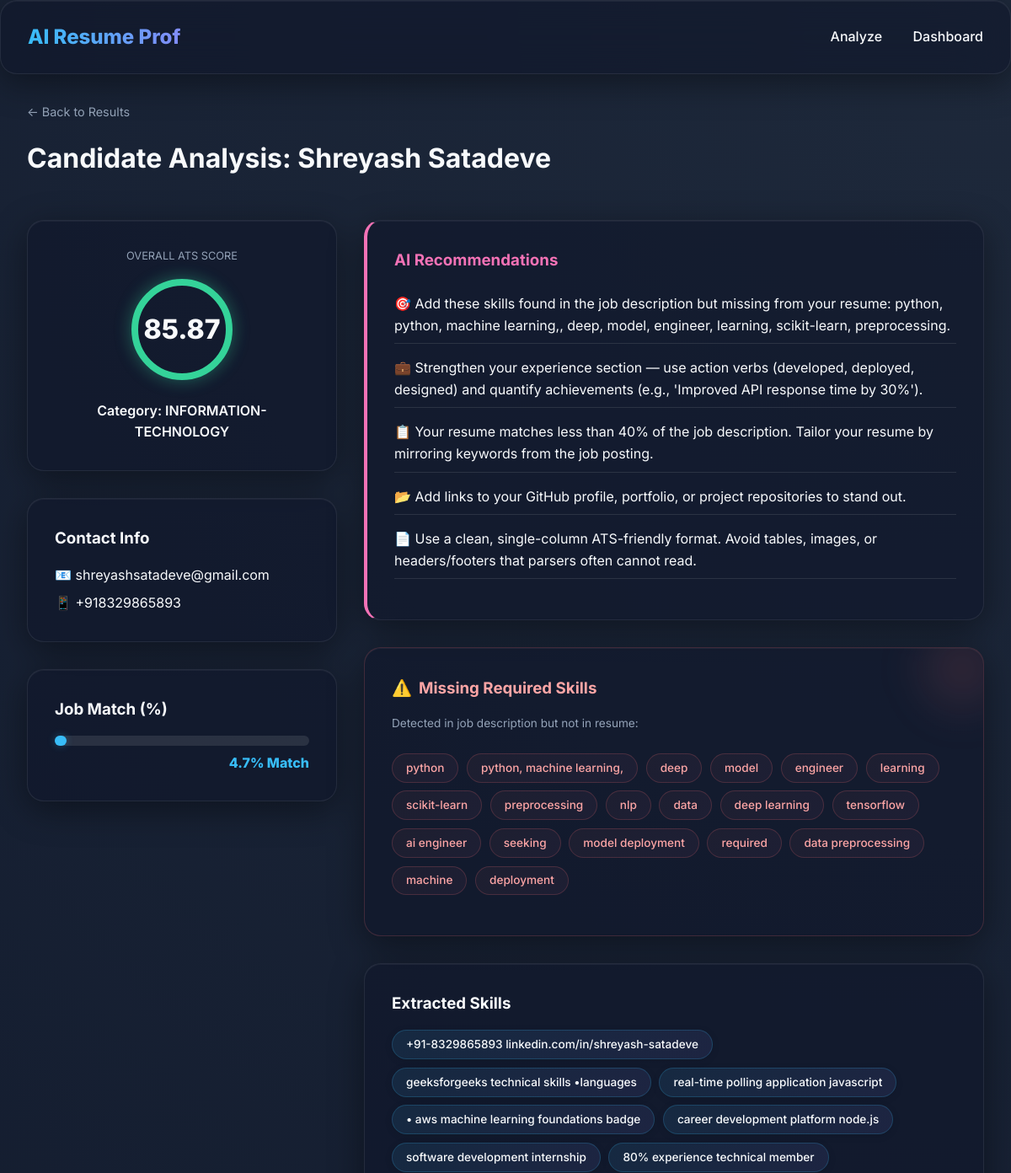
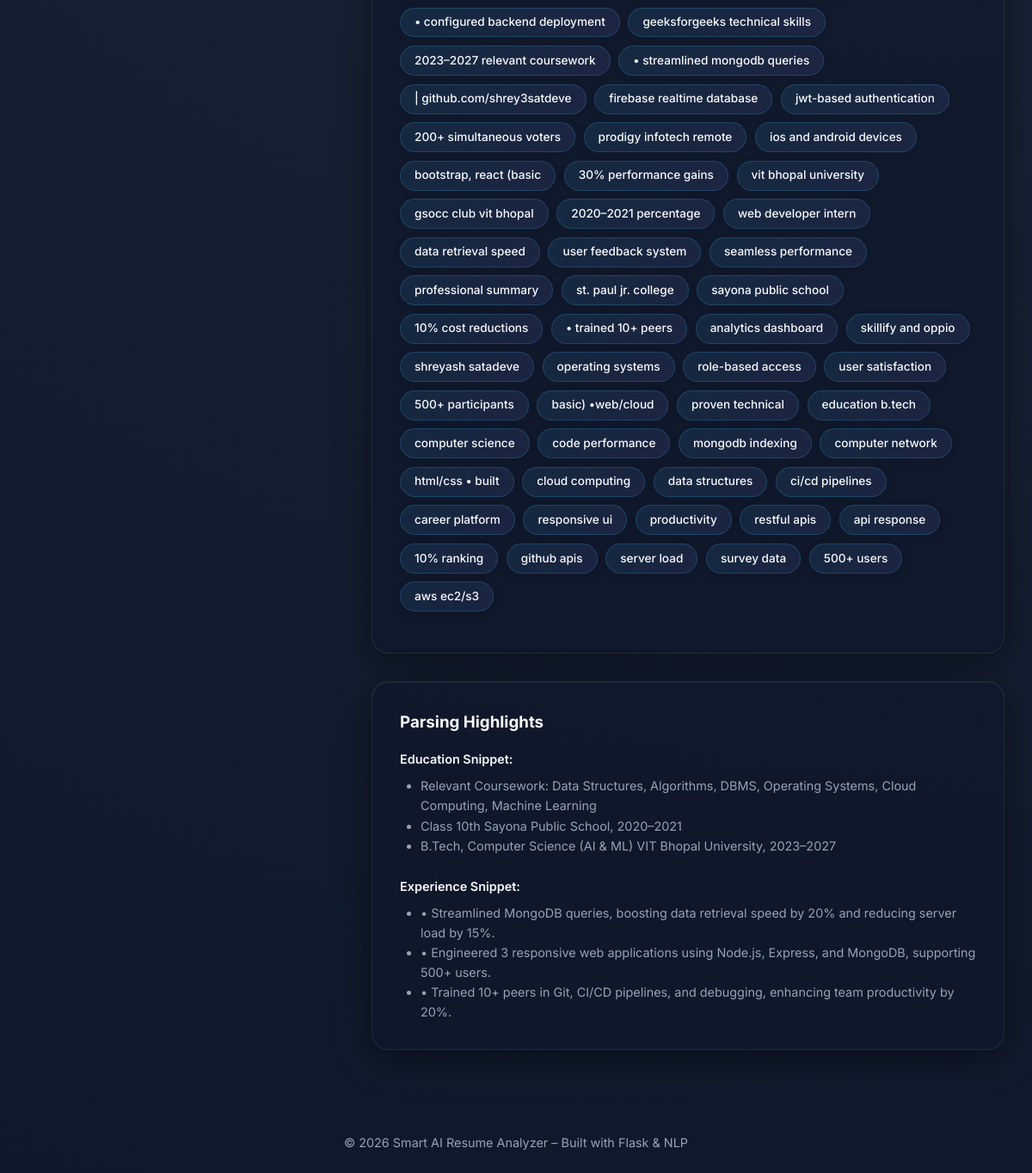
Screenshot of /analyze/3 with the database file from the repository (2 pictures, top to bottom).
### tables this page shows
CREATE TABLE candidates (
        id INTEGER PRIMARY KEY AUTOINCREMENT,
        name TEXT,
        email TEXT,
        phone TEXT,
        skills TEXT,          -- JSON string
        education TEXT,       -- JSON string
        experience TEXT,      -- JSON string
        ats_score REAL,
        prediction TEXT,      -- Category prediction
        match_score REAL,     -- Similarity to job description
        missing_skills TEXT,  -- JSON string
        recommendations TEXT, -- JSON string
        job_description TEXT, -- Reference JD
        filename TEXT,
        session_id TEXT       -- For grouping batch uploads
    );

### routes/analyze.py (the view)
@analyze_bp.route("/analyze/<int:candidate_id>")
def view_result(candidate_id):
    candidate = get_candidate_by_id(candidate_id)
    if not candidate:
        return "Not Found", 404
    return render_template("result.html", candidate=candidate)

### app.py (called while the page is built)
def create_app():
    app = Flask(__name__)
    app.config['UPLOAD_FOLDER'] = UPLOAD_FOLDER
    app.secret_key = SECRET_KEY
    os.makedirs(UPLOAD_FOLDER, exist_ok=True)
    app.register_blueprint(upload_bp)
    app.register_blueprint(analyze_bp)
    app.register_blueprint(dashboard_bp)
    @app.template_filter('from_json')
    def from_json_filter(value):
        try:
            return json.loads(value) if value else []
        except:
            return []
    @app.errorhandler(404)
    def page_not_found(e):
        return render_template('base.html', content="Error 404: Page Not Found"), 404
    return app

### database/db.py (called while the page is built)
def get_connection():
    conn = sqlite3.connect(DB_PATH)
    conn.row_factory = sqlite3.Row  # Access columns by name
    return conn

def get_candidate_by_id(candidate_id: int):
    conn = get_connection()
    cursor = conn.cursor()
    cursor.execute("SELECT * FROM candidates WHERE id = ?", (candidate_id,))
    row = cursor.fetchone()
    conn.close()
    return dict(row) if row else None

### templates/result.html (shortened to what this page needs)
{% extends "base.html" %}
{% block content %}
<div style="margin-bottom: 3rem;">
    <a href="{{ url_for('upload.ranking') }}" style="color: var(--text-dim); text-decoration: none; font-size: 0.9rem;">&larr; Back to Results</a>
    <h1 style="margin-top: 1rem;">Candidate Analysis: {{ candidate.name }}</h1>
</div>
<div style="display: grid; grid-template-columns: 1fr 2fr; gap: 2rem;">
    <div>
        <div class="glass card" style="text-align: center; margin-bottom: 2rem;">
            <p style="color: var(--text-dim); margin-bottom: 1rem; text-transform: uppercase; font-size: 0.8rem;">Overall ATS Score</p>
            <div class="score-circle {% if candidate.ats_score > 70 %}border-success{% elif candidate.ats_score > 40 %}border-warning{% else %}border-danger{% endif %}">
                {{ candidate.ats_score }}
            </div>
            <p style="font-weight: 600;">Category: {{ candidate.prediction }}</p>
        </div>
        <div class="glass card" style="margin-bottom: 2rem;">
            <h3 style="margin-bottom: 1rem;">Contact Info</h3>
            <p style="margin-bottom: 0.5rem;">📧 {{ candidate.email or 'N/A' }}</p>
            <p>📱 {{ candidate.phone or 'N/A' }}</p>
        </div>
        <div class="glass card">
            <h3 style="margin-bottom: 1rem;">Job Match (%)</h3>
            <div style="width: 100%; background: rgba(255,255,255,0.1); border-radius: 1rem; height: 12px; margin-bottom: 0.5rem;">
                <div class="match-bar" data-score="{{ candidate.match_score }}" style="background: var(--primary); height: 12px; border-radius: 1rem; box-shadow: 0 0 10px var(--primary-glow); width: 0%; transition: width 1s ease-in-out;"></div>
            </div>
            <p style="font-weight: 800; text-align: right; color: var(--primary);">{{ candidate.match_score }}% Match</p>
        </div>
    </div>
    <div>
        <div class="glass card" style="margin-bottom: 2rem; border-left: 4px solid var(--accent);">
            <h3 style="margin-bottom: 1.5rem; color: var(--accent);">AI Recommendations</h3>
            <ul style="list-style: none;">
                {% for rec in (candidate.recommendations|from_json) %}
                <li style="margin-bottom: 1rem; border-bottom: 1px solid var(--glass-border); padding-bottom: 0.5rem;">{{ rec }}</li>
                {% endfor %}
            </ul>
        </div>
        <div class="glass card" style="margin-bottom: 2rem; position: relative; overflow: hidden; border: 1px solid rgba(248, 113, 113, 0.2);">
            <div style="position: absolute; top: -50px; right: -50px; width: 150px; height: 150px; background: radial-gradient(circle, rgba(248, 113, 113, 0.15) 0%, transparent 70%); border-radius: 50%; filter: blur(20px); pointer-events: none;"></div>
            <h3 style="margin-bottom: 1rem; color: #fca5a5; display: flex; align-items: center; gap: 0.5rem;"><span style="font-size:1.2rem;">⚠️</span> Missing Required Skills</h3>
            <p style="color: var(--text-dim); margin-bottom: 1.5rem; font-size: 0.85rem;">Detected in job description but not in resume:</p>
            <div class="tag-cloud">
                {% for skill in (candidate.missing_skills|from_json) %}
                <span class="tag missing">{{ skill }}</span>
                {% endfor %}
            </div>
        </div>
        <div class="glass card" style="margin-bottom: 2rem;">
            <h3 style="margin-bottom: 1rem;">Extracted Skills</h3>
            <div class="tag-cloud">
                {% for skill in (candidate.skills|from_json) %}
                <span class="tag">{{ skill }}</span>
                {% endfor %}
            </div>
        </div>
        <div class="glass card">
            <h3 style="margin-bottom: 1rem;">Parsing Highlights</h3>
            <div style="font-size: 0.9rem;">
                <p style="font-weight: 600; margin-bottom: 0.5rem;">Education Snippet:</p>
                <ul style="margin-bottom: 1.5rem; padding-left: 1.5rem; color: var(--text-dim);">
                    {% for item in (candidate.education|from_json)[:3] %} <li>{{ item }}</li> {% endfor %}
                </ul>
                <p style="font-weight: 600; margin-bottom: 0.5rem;">Experience Snippet:</p>
                <ul style="padding-left: 1.5rem; color: var(--text-dim);">
                    {% for item in (candidate.experience|from_json)[:3] %} <li>{{ item }}</li> {% endfor %}
                </ul>
            </div>
        </div>
    </div>
</div>
{% endblock %}

### static/css/main.css (style rules this page uses)
:root { --bg-dark: #0f172a; --bg-card: rgba(30, 41, 59, 0.7); --primary: #38bdf8; --primary-glow: rgba(56, 189, 248, 0.3); --secondary: #818cf8; --accent: #f472b6; --text-main: #f8fafc; --text-dim: #94a3b8; --success: #34d399; --warning: #fbbf24; --danger: #f87171; --glass-border: rgba(255, 255, 255, 0.1); }
* { margin: 0; padding: 0; box-sizing: border-box; font-family: 'Inter', system-ui, -apple-system, sans-serif; }
body { background: radial-gradient(circle at top right, #1e293b, #0f172a); color: var(--text-main); min-height: 100vh; line-height: 1.6; overflow-x: hidden; }
.glass { background: rgba(15, 23, 42, 0.6); backdrop-filter: blur(24px); -webkit-backdrop-filter: blur(24px); border: 1px solid rgba(255, 255, 255, 0.08); border-radius: 1.25rem; box-shadow: 0 10px 40px 0 rgba(0, 0, 0, 0.4), inset 0 1px 0 0 rgba(255, 255, 255, 0.05); }
.score-circle { width: 120px; height: 120px; border-radius: 50%; border: 8px solid var(--primary); display: flex; align-items: center; justify-content: center; font-size: 2rem; font-weight: 800; margin: 0 auto 1.5rem; }
.border-success { border-color: var(--success) !important; box-shadow: 0 0 20px rgba(52, 211, 153, 0.4); }
.tag-cloud { display: flex; flex-wrap: wrap; gap: 0.6rem; margin: 1rem 0; }
.tag { padding: 0.35rem 1rem; background: linear-gradient(135deg, rgba(56, 189, 248, 0.1), rgba(129, 140, 248, 0.1)); border: 1px solid rgba(56, 189, 248, 0.2); border-radius: 2rem; font-size: 0.85rem; font-weight: 500; transition: all 0.3s ease; box-shadow: 0 2px 10px rgba(0,0,0,0.1); }
.tag.missing { background: linear-gradient(135deg, rgba(248, 113, 113, 0.05), rgba(244, 114, 182, 0.05)); border: 1px solid rgba(248, 113, 113, 0.2); color: #fca5a5; box-shadow: none; }
.card { padding: 2rem; margin-bottom: 2rem; }

### rows the page displays
candidates: name "Shreyash Satadeve", ats_score "85.87", prediction "INFORMATION-TECHNOLOGY", email "shreyashsatadeve@gmail.com", phone "+918329865893", match_score "4.7"

### other values shown
{{ rec }} "🎯 Add these skills found in the job description but missing from your resume: python, python, machine learning,, deep, model, engineer, learning, scikit-learn, preprocessing." "💼 Strengthen your experience section — use action verbs (developed, deployed, designed) and quantify achievements (e.g., 'Improved API response time by 30%')." "📋 Your resume matches less than 40% of the job description. Tailor your resume by mirroring keywords from the job posting." "📂 Add links to your GitHub profile, portfolio, or project repositories to stand out." "📄 Use a clean, single-column ATS-friendly format. Avoid tables, images, or headers/footers that parsers often cannot read."
{{ skill }} "python" "python, machine learning," "deep" "model" "engineer" "learning" "scikit-learn" "preprocessing" "nlp" "data" "deep learning" "tensorflow" "ai engineer" "seeking" "model deployment" "required" "data preprocessing" "machine" "deployment"
{{ skill }} "+91-8329865893 linkedin.com/in/shreyash-satadeve" "geeksforgeeks technical skills •languages" "real-time polling application javascript" "• aws machine learning foundations badge" "career development platform node.js" "software development internship" "80% experience technical member" "• configured backend deployment" "geeksforgeeks technical skills" "2023–2027 relevant coursework" "• streamlined mongodb queries" "| github.com/shrey3satdeve" "firebase realtime database" "jwt-based authentication" "200+ simultaneous voters" "prodigy infotech remote" "ios and android devices" "bootstrap, react (basic" "30% performance gains" "vit bhopal university" "gsocc club vit bhopal" "2020–2021 percentage" "web developer intern" "data retrieval speed" "user feedback system" "seamless performance" "professional summary" "st. paul jr. college" "sayona public school" "10% cost reductions" "• trained 10+ peers" "analytics dashboard" "skillify and oppio" "shreyash satadeve" "operating systems" "role-based access" "user satisfaction" "500+ participants" "basic) •web/cloud" "proven technical" "education b.tech" "computer science" "code performance" "mongodb indexing" "computer network" "html/css • built" "cloud computing" "data structures" "ci/cd pipelines" "career platform" "responsive ui" "productivity" "restful apis" "api response" "10% ranking" "github apis" "server load" "survey data" "500+ users" "aws ec2/s3"
{{ item }} "Relevant Coursework: Data Structures, Algorithms, DBMS, Operating Systems, Cloud Computing, Machine Learning" "Class 10th Sayona Public School, 2020–2021" "B.Tech, Computer Science (AI & ML) VIT Bhopal University, 2023–2027"
{{ item }} "• Streamlined MongoDB queries, boosting data retrieval speed by 20% and reducing server load by 15%." "• Engineered 3 responsive web applications using Node.js, Express, and MongoDB, supporting 500+ users." "• Trained 10+ peers in Git, CI/CD pipelines, and debugging, enhancing team productivity by 20%."
